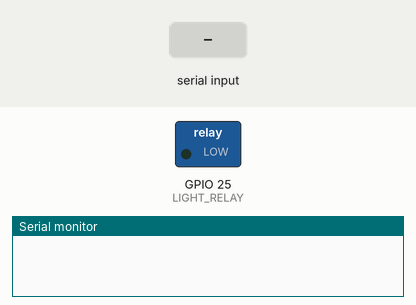
The sketch below on a simulated ESP32. Parts: switched loads named in the sketch (green lamp = pin HIGH), the last lines printed to the serial monitor. Inputs (shaded band) come from the test bench.

Above: at 1.2 s.
1.3 s: "LIGHT_ON\n" received over Serial
At 2.5 s:
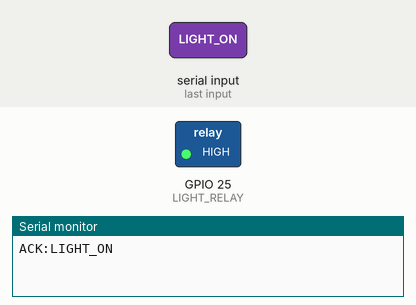
2.8 s: "LIGHT_OFF\n" received over Serial
At 3.6 s:
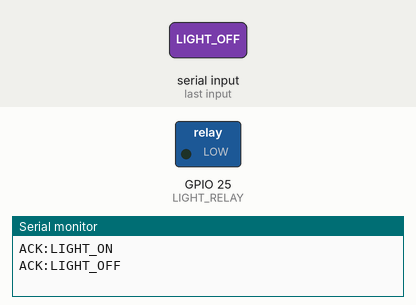
Timing chart, 0 to 5.8 s (numbered marks = the images above; inputs shaded):
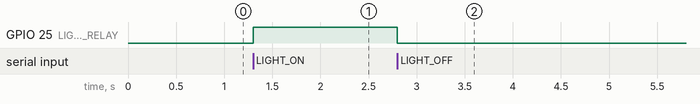

The sketch:

blinkassist.ino
```cpp
const int LIGHT_RELAY = 25;
String command;
void acknowledge(String value) {Serial.println("ACK:" + value); }
void setup() {
  pinMode(LIGHT_RELAY, OUTPUT);
  digitalWrite(LIGHT_RELAY, LOW);
  Serial.begin(115200);
}
void loop() {
  if (!Serial.available()) return;
  command = Serial.readStringUntil('\n'); command.trim();
  if (command == "LIGHT_ON") { digitalWrite(LIGHT_RELAY, HIGH); acknowledge(command); }
  else if (command == "LIGHT_OFF") { digitalWrite(LIGHT_RELAY, LOW); acknowledge(command); }
  else Serial.println("ERR:UNKNOWN_COMMAND");
}
```

Measured:
- after the input at 1.3 s, GPIO 25 (LIGHT_RELAY): LOW → HIGH at once
- after the input at 2.8 s, GPIO 25 (LIGHT_RELAY): HIGH → LOW at once
